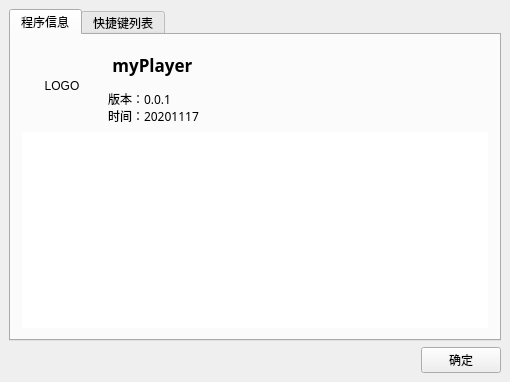
<?xml version="1.0" encoding="UTF-8"?>
<ui version="4.0">
 <class>About</class>
 <widget class="QWidget" name="About">
  <property name="geometry">
   <rect>
    <x>0</x>
    <y>0</y>
    <width>510</width>
    <height>382</height>
   </rect>
  </property>
  <property name="font">
   <font>
    <pointsize>9</pointsize>
   </font>
  </property>
  <property name="windowTitle">
   <string>关于</string>
  </property>
  <property name="windowIcon">
   <iconset>
    <normaloff>://res/Player.ico</normaloff>://res/Player.ico</iconset>
  </property>
  <layout class="QGridLayout" name="gridLayout">
   <property name="leftMargin">
    <number>9</number>
   </property>
   <property name="topMargin">
    <number>9</number>
   </property>
   <property name="rightMargin">
    <number>9</number>
   </property>
   <property name="bottomMargin">
    <number>9</number>
   </property>
   <property name="spacing">
    <number>6</number>
   </property>
   <item row="0" column="0" colspan="2">
    <widget class="QTabWidget" name="tabWidget">
     <property name="currentIndex">
      <number>0</number>
     </property>
     <widget class="QWidget" name="tab">
      <attribute name="title">
       <string>程序信息</string>
      </attribute>
      <layout class="QGridLayout" name="gridLayout_4">
       <item row="0" column="0">
        <layout class="QVBoxLayout" name="verticalLayout">
         <item>
          <layout class="QHBoxLayout" name="horizontalLayout">
           <item>
            <widget class="QLabel" name="LogoLabel">
             <property name="minimumSize">
              <size>
               <width>80</width>
               <height>80</height>
              </size>
             </property>
             <property name="maximumSize">
              <size>
               <width>80</width>
               <height>80</height>
              </size>
             </property>
             <property name="text">
              <string>LOGO</string>
             </property>
             <property name="alignment">
              <set>Qt::AlignCenter</set>
             </property>
            </widget>
           </item>
           <item>
            <layout class="QGridLayout" name="gridLayout_2">
             <item row="0" column="0">
              <widget class="QLabel" name="label_2">
               <property name="font">
                <font>
                 <family>微软雅黑</family>
                 <pointsize>13</pointsize>
                 <weight>75</weight>
                 <bold>true</bold>
                </font>
               </property>
               <property name="text">
                <string> myPlayer</string>
               </property>
              </widget>
             </item>
             <item row="1" column="0">
              <widget class="QLabel" name="VersionLabel">
               <property name="font">
                <font>
                 <family>微软雅黑</family>
                </font>
               </property>
               <property name="text">
                <string>版本：0.0.1
时间：20201117</string>
               </property>
              </widget>
             </item>
            </layout>
           </item>
          </layout>
         </item>
         <item>
          <widget class="QTextBrowser" name="textBrowser_2">
           <property name="font">
            <font>
             <family>微软雅黑</family>
            </font>
           </property>
           <property name="frameShape">
            <enum>QFrame::NoFrame</enum>
           </property>
           <property name="html">
            <string>&lt;!DOCTYPE HTML PUBLIC &quot;-//W3C//DTD HTML 4.0//EN&quot; &quot;http://www.w3.org/TR/REC-html40/strict.dtd&quot;&gt;
&lt;html&gt;&lt;head&gt;&lt;meta name=&quot;qrichtext&quot; content=&quot;1&quot; /&gt;&lt;style type=&quot;text/css&quot;&gt;
p, li { white-space: pre-wrap; }
&lt;/style&gt;&lt;/head&gt;&lt;body style=&quot; font-family:'微软雅黑'; font-size:9pt; font-weight:400; font-style:normal;&quot;&gt;
&lt;p style=&quot;-qt-paragraph-type:empty; margin-top:0px; margin-bottom:0px; margin-left:0px; margin-right:0px; -qt-block-indent:0; text-indent:0px; font-family:'SimSun';&quot;&gt;&lt;br /&gt;&lt;/p&gt;&lt;/body&gt;&lt;/html&gt;</string>
           </property>
           <property name="openExternalLinks">
            <bool>true</bool>
           </property>
          </widget>
         </item>
        </layout>
       </item>
      </layout>
     </widget>
     <widget class="QWidget" name="tab_2">
      <attribute name="title">
       <string>快捷键列表</string>
      </attribute>
      <layout class="QGridLayout" name="gridLayout_3">
       <item row="0" column="0">
        <widget class="QTextBrowser" name="textBrowser">
         <property name="frameShape">
          <enum>QFrame::NoFrame</enum>
         </property>
         <property name="html">
          <string>&lt;!DOCTYPE HTML PUBLIC &quot;-//W3C//DTD HTML 4.0//EN&quot; &quot;http://www.w3.org/TR/REC-html40/strict.dtd&quot;&gt;
&lt;html&gt;&lt;head&gt;&lt;meta name=&quot;qrichtext&quot; content=&quot;1&quot; /&gt;&lt;style type=&quot;text/css&quot;&gt;
p, li { white-space: pre-wrap; }
&lt;/style&gt;&lt;/head&gt;&lt;body style=&quot; font-family:'SimSun'; font-size:9pt; font-weight:400; font-style:normal;&quot;&gt;
&lt;p style=&quot; margin-top:0px; margin-bottom:0px; margin-left:0px; margin-right:0px; -qt-block-indent:0; text-indent:0px;&quot;&gt;&lt;span style=&quot; font-size:10pt;&quot;&gt;快捷键	指令&lt;/span&gt;&lt;/p&gt;
&lt;p style=&quot; margin-top:0px; margin-bottom:0px; margin-left:0px; margin-right:0px; -qt-block-indent:0; text-indent:0px;&quot;&gt;&lt;span style=&quot; font-size:10pt;&quot;&gt;----------------------------------&lt;/span&gt;&lt;/p&gt;
&lt;p style=&quot; margin-top:0px; margin-bottom:0px; margin-left:0px; margin-right:0px; -qt-block-indent:0; text-indent:0px;&quot;&gt;&lt;span style=&quot; font-size:10pt;&quot;&gt;Enter	屏幕-&amp;gt;全屏&lt;/span&gt;&lt;/p&gt;
&lt;p style=&quot; margin-top:0px; margin-bottom:0px; margin-left:0px; margin-right:0px; -qt-block-indent:0; text-indent:0px;&quot;&gt;&lt;span style=&quot; font-size:10pt;&quot;&gt;↑	声音-&amp;gt;音量 +&lt;/span&gt;&lt;/p&gt;
&lt;p style=&quot; margin-top:0px; margin-bottom:0px; margin-left:0px; margin-right:0px; -qt-block-indent:0; text-indent:0px;&quot;&gt;&lt;span style=&quot; font-size:10pt;&quot;&gt;↓	声音-&amp;gt;音量 -&lt;/span&gt;&lt;/p&gt;
&lt;p style=&quot; margin-top:0px; margin-bottom:0px; margin-left:0px; margin-right:0px; -qt-block-indent:0; text-indent:0px;&quot;&gt;&lt;span style=&quot; font-size:10pt;&quot;&gt;→	播放-&amp;gt;定位-&amp;gt;步进5 秒&lt;/span&gt;&lt;/p&gt;
&lt;p style=&quot; margin-top:0px; margin-bottom:0px; margin-left:0px; margin-right:0px; -qt-block-indent:0; text-indent:0px;&quot;&gt;&lt;span style=&quot; font-size:10pt;&quot;&gt;←	播放-&amp;gt;定位-&amp;gt;步退5 秒&lt;/span&gt;&lt;/p&gt;&lt;/body&gt;&lt;/html&gt;</string>
         </property>
        </widget>
       </item>
      </layout>
     </widget>
    </widget>
   </item>
   <item row="1" column="1" alignment="Qt::AlignRight">
    <widget class="QPushButton" name="ClosePushButton">
     <property name="layoutDirection">
      <enum>Qt::LeftToRight</enum>
     </property>
     <property name="text">
      <string>确定</string>
     </property>
     <property name="autoDefault">
      <bool>false</bool>
     </property>
    </widget>
   </item>
  </layout>
 </widget>
 <layoutdefault spacing="6" margin="11"/>
 <resources/>
 <connections/>
</ui>
